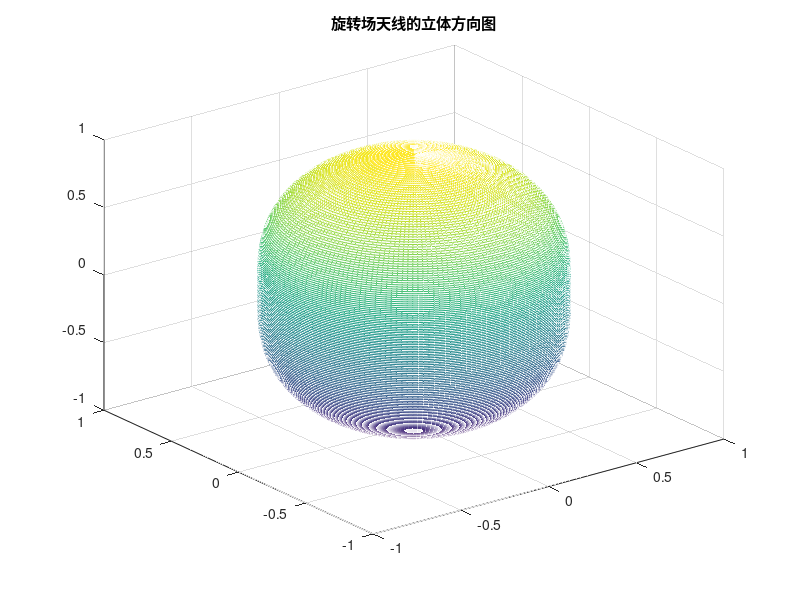
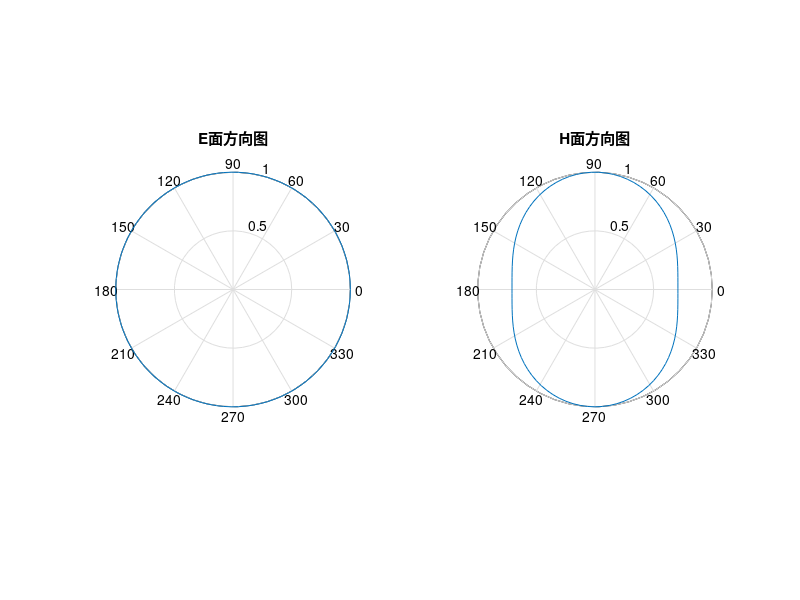
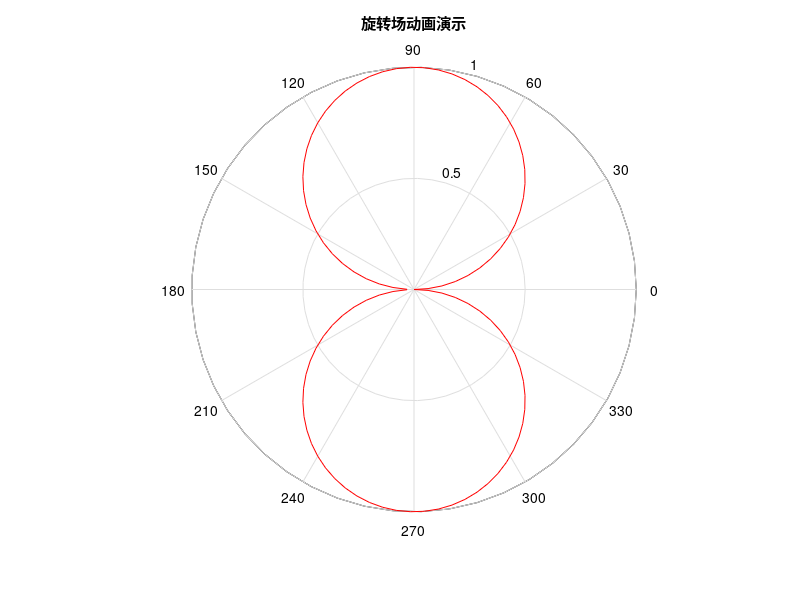

Source code (MATLAB) for these figures, in order: (Note: this script raises an error after producing the figures.)
%% 计算两个电基本振子构成的旋转场天线的方向图，并动画演示其工作过程
clear all;clc;
% 计算旋转场天线的立体方向图
theta = meshgrid(eps:pi/180:pi);
phi = meshgrid(eps:2*pi/180:2*pi)';
f = sqrt(1+cos(theta).^2);
fmax = max(max(f));
[x,y,z] = sph2cart(phi,pi/2-theta,f/fmax);
figure(1);
mesh(x,y,z);title('旋转场天线的立体方向图');
axis([-1 1 -1 1 -1 1])

% 计算旋转场天线的E面和H面方向图
theta = pi/2;
phi = linspace(eps,2*pi,100);
fE = sqrt(1+cos(theta)^2)*ones(1,100);
fEmax = max(max(fE));
figure(2)
subplot(1,2,1)
polar(phi,fE/fEmax);title('E面方向图')
theta = linspace(0,2*pi,100);
fH = sqrt(1+cos(theta).^2);
fHmax = max(fH);
subplot(1,2,2);
polar(theta-pi/2,fH/fHmax);title('H面方向图')

% 旋转场天线的动画演示
omega = pi; % 变化周期
%m = moviein(100); % moviein is no longer needed as of MATLAB Release 11 (5.3)
for ii=1:100
    t = 0.1*ii; 
    F_t = abs(sin(omega*t+phi));
    figure(3);
    polar(phi,F_t,'r');title('旋转场动画演示');
    m(ii) = getframe(gcf);
end
%movie(m,1)

% 将动画写入.avi文件
avi1 = VideoWriter('xuanzhuanchang.avi');
avi1.FrameRate = 5;
open(avi1);
writeVideo(avi1,m);
close(avi1)
